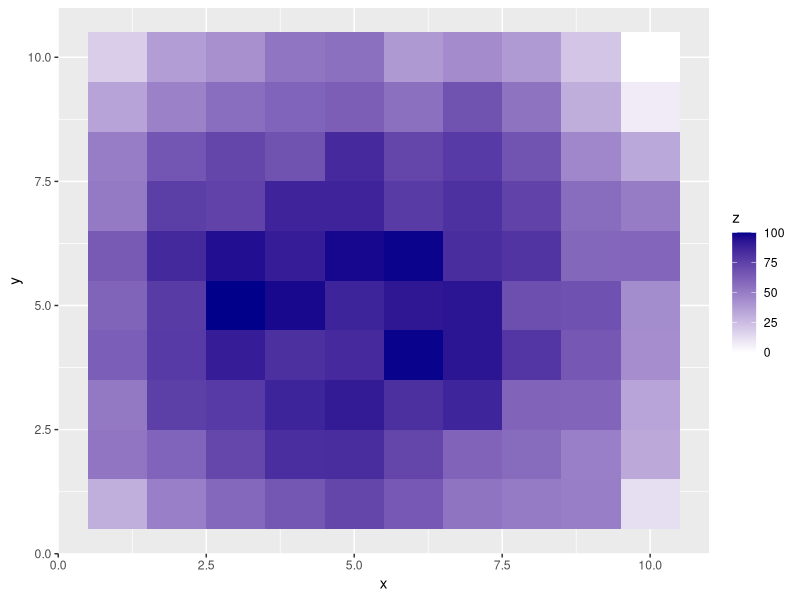
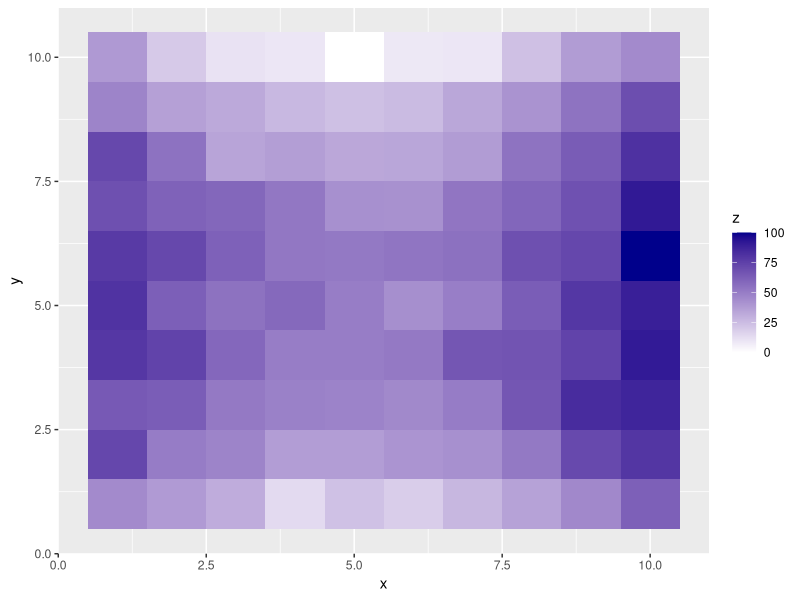
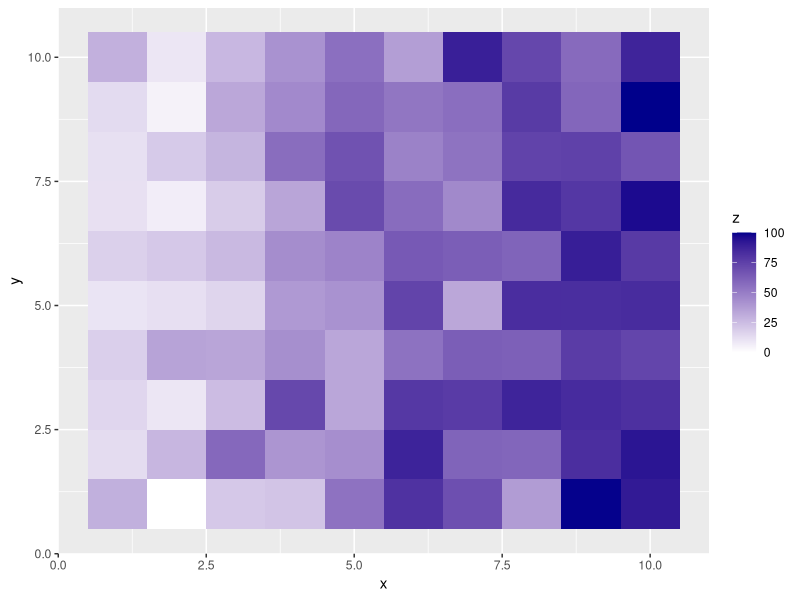
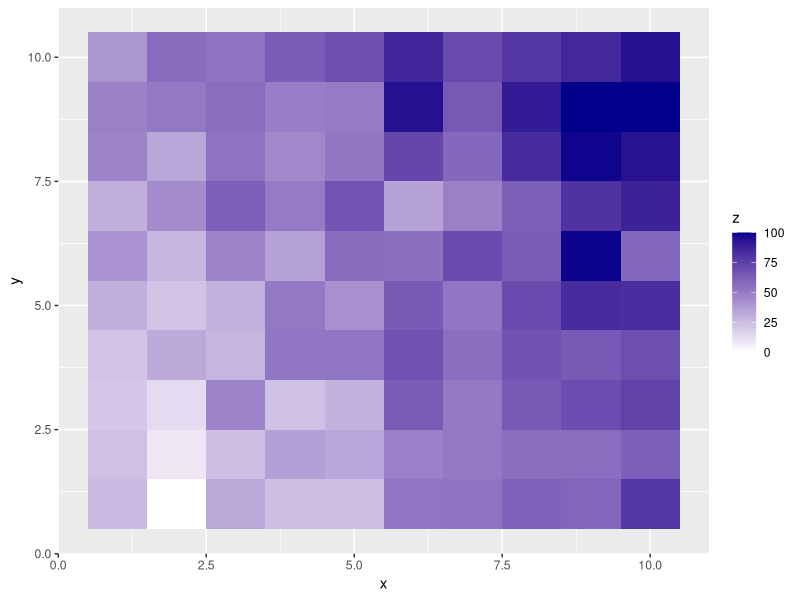
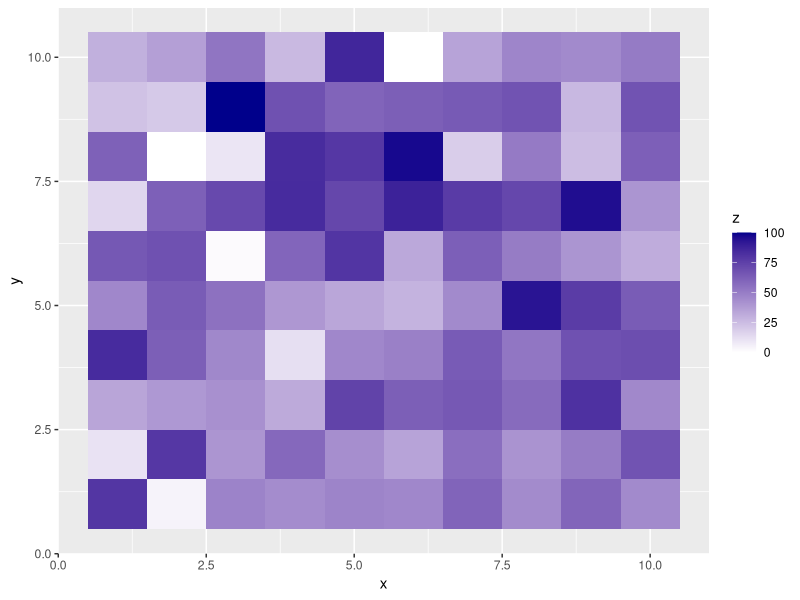
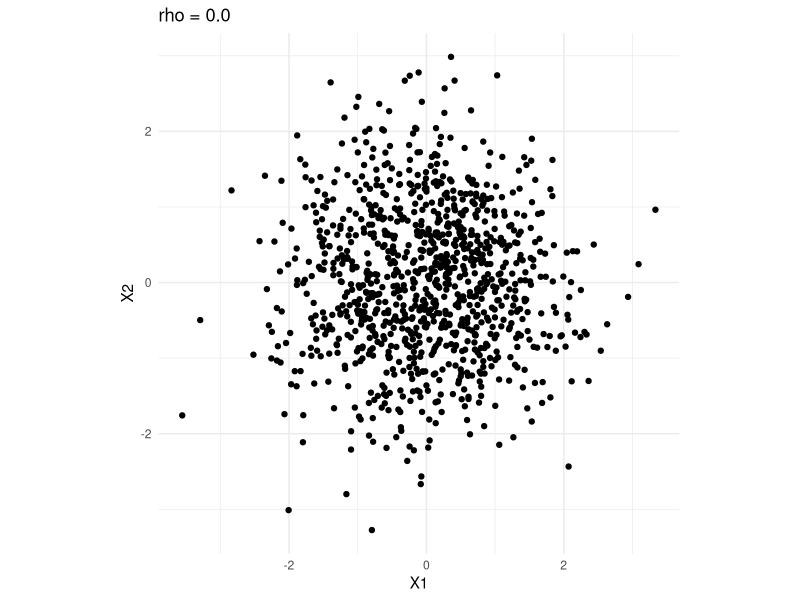
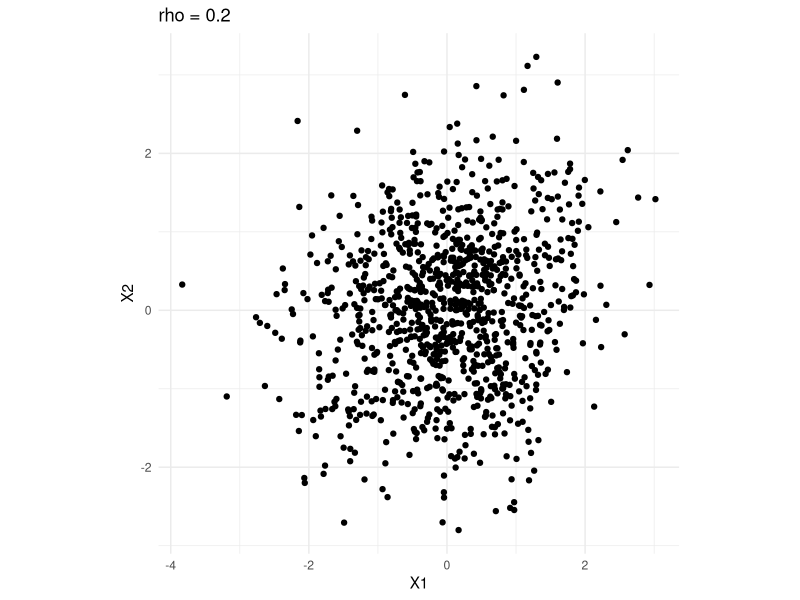
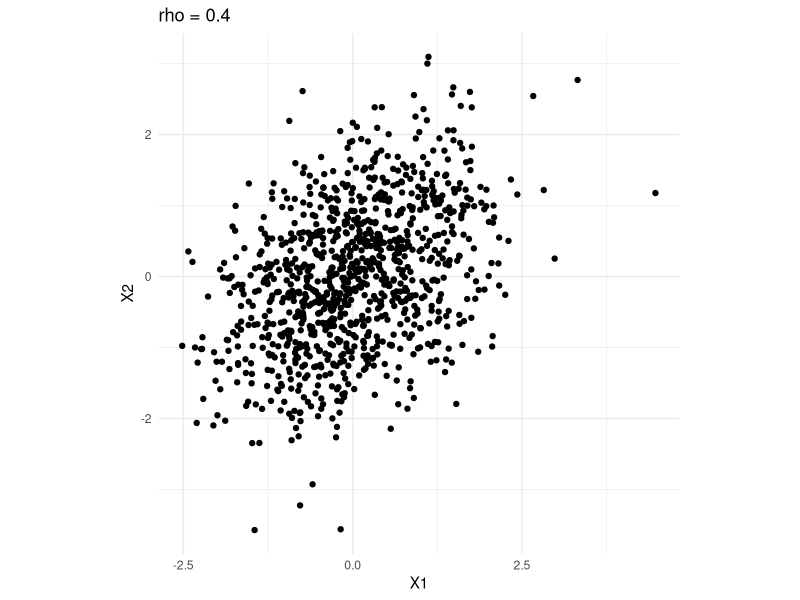

Source code (R) for these figures, in order:
## ---- chunk 1
library(tidyverse)
set.seed(201948)
## ---- chunk 2
# Scaling function

scale0to100 <- function(x){
  100*(x-min(x))/(max(x)-min(x))
}

x = 1:10
y = 1:10

empty_grid <- expand_grid(x,y)

set.seed(2104)

# Variation 1: Spherical around center
data_unrestricted_var1 <- empty_grid %>% 
  mutate(z = 7^2 - (x-5)^2 - (y-5)^2 + rnorm(100, 0, sd = 3),
         z = scale0to100(z))

ggplot(data_unrestricted_var1, aes(x = x, y = y, fill = z)) + 
  geom_tile() + scale_fill_gradient(low = 'white', high = 'darkblue', limits = c(0, 100))

# Variation 2: Saddle Point
data_unrestricted_var2 <- empty_grid %>% 
  mutate(z = scale0to100((x-5)^2 - (y-5)^2 + rnorm(100, 0, 3)))
ggplot(data_unrestricted_var2, aes(x = x, y = y, fill = z)) + 
  geom_tile() + scale_fill_gradient(low = 'white', high = 'darkblue', limits = c(0, 100))

# Variation 3: Gradient across x only
data_unrestricted_var3 <- empty_grid %>% 
  mutate(z = scale0to100(2*x + rnorm(100, 0, 3)))
ggplot(data_unrestricted_var3, aes(x = x, y = y, fill = z)) + 
  geom_tile() + scale_fill_gradient(low = 'white', high = 'darkblue', limits = c(0, 100))

# Variation 4: Gradient across x and y
data_unrestricted_var4 <- empty_grid %>% 
  mutate(z = scale0to100(2*x + y + rnorm(100, 0, 3)))
ggplot(data_unrestricted_var4, aes(x = x, y = y, fill = z)) + 
  geom_tile() + scale_fill_gradient(low = 'white', high = 'darkblue', limits = c(0, 100))

# Variation 5: No structure
data_unrestricted_var5 <- empty_grid %>% 
  mutate(z = scale0to100(rnorm(100, 0, 3)))
ggplot(data_unrestricted_var5, aes(x = x, y = y, fill = z)) + 
  geom_tile() + scale_fill_gradient(low = 'white', high = 'darkblue', limits = c(0, 100))

## ---- chunk 3
#| layout-nrow: 2
#| layout-ncol: 3
#| fig-cap: "Plots of various correlation strengths, n = 1000"
library(MASS)
ggplot2::theme_set(theme_minimal() + theme(aspect.ratio = 1))
corr0.0 = data.frame(mvrnorm(n = 1000, mu = c(0,0), Sigma = matrix(c(1,0,0,1), nrow = 2))) 
corr0.2 = data.frame(mvrnorm(n = 1000, mu = c(0,0), Sigma = matrix(c(1,0.2,0.2,1), nrow = 2))) 
corr0.4 = data.frame(mvrnorm(n = 1000, mu = c(0,0), Sigma = matrix(c(1,0.4,0.4,1), nrow = 2))) 
corr0.6 = data.frame(mvrnorm(n = 1000, mu = c(0,0), Sigma = matrix(c(1,0.6,0.6,1), nrow = 2))) 
corr0.8 = data.frame(mvrnorm(n = 1000, mu = c(0,0), Sigma = matrix(c(1,0.8,0.8,1), nrow = 2))) 
corr1.0 = data.frame(mvrnorm(n = 1000, mu = c(0,0), Sigma = matrix(c(1,1,1,1), nrow = 2))) 

ggplot(corr0.0, mapping = aes(x = X1, y = X2)) + geom_point() + ggtitle('rho = 0.0')
ggplot(corr0.2, mapping = aes(x = X1, y = X2)) + geom_point() + ggtitle('rho = 0.2')
ggplot(corr0.4, mapping = aes(x = X1, y = X2)) + geom_point() + ggtitle('rho = 0.4')
ggplot(corr0.6, mapping = aes(x = X1, y = X2)) + geom_point() + ggtitle('rho = 0.6')
ggplot(corr0.8, mapping = aes(x = X1, y = X2)) + geom_point() + ggtitle('rho = 0.8')
ggplot(corr1.0, mapping = aes(x = X1, y = X2)) + geom_point() + ggtitle('rho = 1.0')
## ---- chunk 4
corr_create <- function(grid_size = 10, sample_size = 100){
  n <- grid_size
  pd <- matrix(rWishart(1,n,diag(n)), nrow = n)
  
  ran_data <- mvrnorm(n = sample_size, mu = rep(0, times = grid_size),
                      Sigma = crossprod(pd))
  corr_mat <- cor(ran_data)
  return(corr_mat)
}
## ---- chunk 5
set.seed(3201)
N <- 100000
num_high <- numeric(N)
# pb <- txtProgressBar(min = 1, max = N, style = 3)
for(i in 1:N){
  tmp_corr_mat <- corr_create()
  num_high[i] <- (sum(abs(tmp_corr_mat) > 0.7) - nrow(tmp_corr_mat))/2
  # setTxtProgressBar(pb, i)
}
# close(pb)

table(num_high)
## ---- chunk 6
# Output from previous chunk, just to save some time... I suppose that cache can help too
corr_data <- list(structure(c(1, 0.906732813923399, 0.243340379378227, -0.113817674512382, 
-0.381110276974071, -0.187810607571818, 0.144681668567833, -0.281919434336212, 
0.0896622103911797, 0.0786793434633186, 0.906732813923399, 1, 
0.0567898213060744, 0.22680657952117, -0.283829605315803, 0.0466643823438784, 
-0.0981447329639578, -0.608191827907691, 0.171372919628112, -0.0236303643843168, 
0.243340379378227, 0.0567898213060744, 1, -0.684228048453298, 
0.164577759925802, -0.838201124203554, 0.00432290661966634, 0.458971754872209, 
0.270061199150839, -0.161618324224807, -0.113817674512382, 0.22680657952117, 
-0.684228048453298, 1, 0.0777141051010266, 0.89362551442119, 
-0.0453352610156944, -0.631742372436823, 0.149090126939304, -0.0358353483379827, 
-0.381110276974071, -0.283829605315803, 0.164577759925802, 0.0777141051010266, 
1, -0.141178193956172, -0.0821060998230732, -0.0511483496071596, 
-0.259124865754171, -0.892977714678237, -0.187810607571818, 0.0466643823438784, 
-0.838201124203554, 0.89362551442119, -0.141178193956172, 1, 
0.0911786255346799, -0.380120693295081, 0.110863616304554, 0.175835969985161, 
0.144681668567833, -0.0981447329639578, 0.00432290661966634, 
-0.0453352610156944, -0.0821060998230732, 0.0911786255346799, 
1, 0.376824597569211, -0.342501606430542, 0.284183551623178, 
-0.281919434336212, -0.608191827907691, 0.458971754872209, -0.631742372436823, 
-0.0511483496071596, -0.380120693295081, 0.376824597569211, 1, 
0.179515702311922, 0.234502040165049, 0.0896622103911797, 0.171372919628112, 
0.270061199150839, 0.149090126939304, -0.259124865754171, 0.110863616304554, 
-0.342501606430542, 0.179515702311922, 1, 0.210354252438082, 
0.0786793434633186, -0.0236303643843168, -0.161618324224807, 
-0.0358353483379827, -0.892977714678237, 0.175835969985161, 0.284183551623178, 
0.234502040165049, 0.210354252438082, 1), dim = c(10L, 10L)), 
    structure(c(1, -0.294870299777679, 0.0703923059175397, -0.244178288412787, 
    -0.0721774473135405, 0.0156699284724222, -0.0994440887161269, 
    0.014830855404022, 0.187264915180332, 0.761877859121311, 
    -0.294870299777679, 1, -0.0984260402679743, 0.0824920543546224, 
    -0.378352053735929, 0.358672298419447, 0.214149084872215, 
    0.13044726409634, 0.240747106677573, -0.426100593395649, 
    0.0703923059175397, -0.0984260402679743, 1, 0.83118413304072, 
    0.898719981303382, 0.0980221106464306, 0.79297872371835, 
    -0.26927020198349, 0.547471100776168, 0.256088175512134, 
    -0.244178288412787, 0.0824920543546224, 0.83118413304072, 
    1, 0.833935133100258, -0.0780583319514087, 0.876495660153188, 
    0.122354803727651, 0.126319388149633, -0.131927944005881, 
    -0.0721774473135405, -0.378352053735929, 0.898719981303382, 
    0.833935133100258, 1, -0.114800794665521, 0.727597311806363, 
    -0.116954758340443, 0.210933842575287, 0.0896398439624061, 
    0.0156699284724222, 0.358672298419447, 0.0980221106464306, 
    -0.0780583319514087, -0.114800794665521, 1, 0.0776145302288004, 
    -0.697566603282188, 0.582323488867912, -0.147032222350376, 
    -0.0994440887161269, 0.214149084872215, 0.79297872371835, 
    0.876495660153188, 0.727597311806363, 0.0776145302288004, 
    1, 0.0581303827350189, 0.248921384157501, -0.130332422722853, 
    0.014830855404022, 0.13044726409634, -0.26927020198349, 0.122354803727651, 
    -0.116954758340443, -0.697566603282188, 0.0581303827350189, 
    1, -0.736264962581588, -0.242738450964759, 0.187264915180332, 
    0.240747106677573, 0.547471100776168, 0.126319388149633, 
    0.210933842575287, 0.582323488867912, 0.248921384157501, 
    -0.736264962581588, 1, 0.418390243301847, 0.761877859121311, 
    -0.426100593395649, 0.256088175512134, -0.131927944005881, 
    0.0896398439624061, -0.147032222350376, -0.130332422722853, 
    -0.242738450964759, 0.418390243301847, 1), dim = c(10L, 10L
    )), structure(c(1, -0.0279569291641271, 0.68114721237717, 
    -0.197138661414038, -0.217372917042713, 0.247542513020683, 
    -0.217229594687371, 0.124023726713051, -0.0704456401439883, 
    -0.46024057818142, -0.0279569291641271, 1, 0.0120621351215896, 
    -0.0376082743063045, -0.863553312812202, -0.806655982735773, 
    -0.237780433644193, -0.955981361219028, -0.857942405471154, 
    0.0790009801867906, 0.68114721237717, 0.0120621351215896, 
    1, -0.291822794840632, -0.139656795911438, 0.219201199085023, 
    -0.154765883428833, 0.0636254151950062, -0.229568639601309, 
    -0.155089486401696, -0.197138661414038, -0.0376082743063045, 
    -0.291822794840632, 1, -0.129393474190515, -0.277066700469028, 
    0.865429011868441, -0.116154717492536, 0.0296952793193585, 
    0.63082581420659, -0.217372917042713, -0.863553312812202, 
    -0.139656795911438, -0.129393474190515, 1, 0.762772283810209, 
    0.172229343332205, 0.824122899374695, 0.74231202221866, -0.118171714352594, 
    0.247542513020683, -0.806655982735773, 0.219201199085023, 
    -0.277066700469028, 0.762772283810209, 1, 0.0276892204058888, 
    0.885950303166257, 0.770072216158299, -0.288704956444743, 
    -0.217229594687371, -0.237780433644193, -0.154765883428833, 
    0.865429011868441, 0.172229343332205, 0.0276892204058888, 
    1, 0.130944142782469, 0.104178277202652, 0.730188319703328, 
    0.124023726713051, -0.955981361219028, 0.0636254151950062, 
    -0.116154717492536, 0.824122899374695, 0.885950303166257, 
    0.130944142782469, 1, 0.794543485013543, -0.0874516624911011, 
    -0.0704456401439883, -0.857942405471154, -0.229568639601309, 
    0.0296952793193585, 0.74231202221866, 0.770072216158299, 
    0.104178277202652, 0.794543485013543, 1, -0.289062082329565, 
    -0.46024057818142, 0.0790009801867906, -0.155089486401696, 
    0.63082581420659, -0.118171714352594, -0.288704956444743, 
    0.730188319703328, -0.0874516624911011, -0.289062082329565, 
    1), dim = c(10L, 10L)), structure(c(1, -0.888493613688534, 
    0.819486694169124, -0.147825865511674, 0.942897629512706, 
    0.0975903474263957, 0.115423364421149, 0.782536069698355, 
    -0.811551972627385, 0.028090335152264, -0.888493613688534, 
    1, -0.849435213986988, -0.0566628374365096, -0.85037828375267, 
    0.281086888172439, 0.106401755098292, -0.718067929420189, 
    0.801055213392283, -0.0131662515836489, 0.819486694169124, 
    -0.849435213986988, 1, -0.0156013985760992, 0.802677531202688, 
    -0.209377506029008, -0.175300332033932, 0.951650819403475, 
    -0.86111520444422, -0.0591565782583427, -0.147825865511674, 
    -0.0566628374365096, -0.0156013985760992, 1, 0.0272084199787394, 
    -0.599091178871819, -0.841718091376793, -0.150534455185389, 
    -0.139518308340746, 0.182987094757479, 0.942897629512706, 
    -0.85037828375267, 0.802677531202688, 0.0272084199787394, 
    1, 0.0769586334321479, -0.0321583556996346, 0.716248578539773, 
    -0.754263220063282, 0.228871180378067, 0.0975903474263957, 
    0.281086888172439, -0.209377506029008, -0.599091178871819, 
    0.0769586334321479, 1, 0.618481990400384, -0.0339045220033618, 
    0.250295485192304, 0.251611036562893, 0.115423364421149, 
    0.106401755098292, -0.175300332033932, -0.841718091376793, 
    -0.0321583556996346, 0.618481990400384, 1, -0.0525815756816333, 
    0.214466896088338, -0.252664512464007, 0.782536069698355, 
    -0.718067929420189, 0.951650819403475, -0.150534455185389, 
    0.716248578539773, -0.0339045220033618, -0.0525815756816333, 
    1, -0.866329627264442, -0.208625200415389, -0.811551972627385, 
    0.801055213392283, -0.86111520444422, -0.139518308340746, 
    -0.754263220063282, 0.250295485192304, 0.214466896088338, 
    -0.866329627264442, 1, 0.348304600790341, 0.028090335152264, 
    -0.0131662515836489, -0.0591565782583427, 0.182987094757479, 
    0.228871180378067, 0.251611036562893, -0.252664512464007, 
    -0.208625200415389, 0.348304600790341, 1), dim = c(10L, 10L
    )), structure(c(1, -0.00236258177787643, -0.327982734990184, 
    -0.210114458657699, -0.163871053760036, 0.281370107637684, 
    0.246248656399945, -0.227968217709537, 0.0280819602508723, 
    0.386284243235899, -0.00236258177787643, 1, 0.0544936897651125, 
    -0.912350330476876, -0.767730285095778, 0.918561834110736, 
    0.226039693646843, -0.693456969813965, -0.909523763813209, 
    0.825456785523111, -0.327982734990184, 0.0544936897651125, 
    1, 0.193289204079536, -0.110013079370664, -0.239962828273556, 
    0.0152949127524906, 0.205689377419085, -0.0766896133498034, 
    -0.149115913139135, -0.210114458657699, -0.912350330476876, 
    0.193289204079536, 1, 0.74850052772694, -0.957643634184407, 
    -0.186946317721116, 0.780627236413012, 0.835094844901204, 
    -0.903483252394529, -0.163871053760036, -0.767730285095778, 
    -0.110013079370664, 0.74850052772694, 1, -0.743474638095742, 
    0.167466574597771, 0.933816837016388, 0.847852366827537, 
    -0.824037130537815, 0.281370107637684, 0.918561834110736, 
    -0.239962828273556, -0.957643634184407, -0.743474638095742, 
    1, 0.27524200745856, -0.757835242815106, -0.787908565878199, 
    0.87188575954411, 0.246248656399945, 0.226039693646843, 0.0152949127524906, 
    -0.186946317721116, 0.167466574597771, 0.27524200745856, 
    1, 0.175822452690949, 0.0192713384229615, 0.0737035049004889, 
    -0.227968217709537, -0.693456969813965, 0.205689377419085, 
    0.780627236413012, 0.933816837016388, -0.757835242815106, 
    0.175822452690949, 1, 0.800433914007865, -0.850051586480364, 
    0.0280819602508723, -0.909523763813209, -0.0766896133498034, 
    0.835094844901204, 0.847852366827537, -0.787908565878199, 
    0.0192713384229615, 0.800433914007865, 1, -0.887580182934476, 
    0.386284243235899, 0.825456785523111, -0.149115913139135, 
    -0.903483252394529, -0.824037130537815, 0.87188575954411, 
    0.0737035049004889, -0.850051586480364, -0.887580182934476, 
    1), dim = c(10L, 10L)))
## ---- chunk 7

corr_data_df <- map(corr_data, \(x)(pivot_longer(data.frame(x) %>% 
                                   mutate(row = row_number()), cols = 1:10) %>% 
                      mutate(col = str_remove(name, 'X'),
                             value_magnitude = abs(value),
                             high_corr = ifelse(value_magnitude >= 0.7, 1, NA)) %>% 
                      dplyr::select(-name)))

ggplot(corr_data_df[[1]], aes(x = as.numeric(row), y = as.numeric(col), fill = value_magnitude)) + 
  geom_tile() + scale_fill_gradient(low = 'white', high = 'darkblue', limits = c(0,1)) + 
  geom_point(aes(shape = factor(high_corr)), color = 'red') +
  ggtitle('4 pairs of high correlated data')
ggplot(corr_data_df[[2]], aes(x = as.numeric(row), y = as.numeric(col), fill = value_magnitude)) + 
  geom_tile() + scale_fill_gradient(low = 'white', high = 'darkblue', limits = c(0,1)) + 
  geom_point(aes(shape = factor(high_corr)), color = 'red') +
  ggtitle('8 pairs of high correlated data')
ggplot(corr_data_df[[3]], aes(x = as.numeric(row), y = as.numeric(col), fill = value_magnitude)) + 
  geom_tile() + scale_fill_gradient(low = 'white', high = 'darkblue', limits = c(0,1)) + 
  geom_point(aes(shape = factor(high_corr)), color = 'red') +
  ggtitle('12 pairs of high correlated data')
ggplot(corr_data_df[[4]], aes(x = as.numeric(row), y = as.numeric(col), fill = value_magnitude)) + 
  geom_tile() + scale_fill_gradient(low = 'white', high = 'darkblue', limits = c(0,1)) + 
  geom_point(aes(shape = factor(high_corr)), color = 'red') +
  ggtitle('16 pairs of high correlated data')
ggplot(corr_data_df[[5]], aes(x = as.numeric(row), y = as.numeric(col), fill = value_magnitude)) + 
  geom_tile() + scale_fill_gradient(low = 'white', high = 'darkblue', limits = c(0,1)) + 
  geom_point(aes(shape = factor(high_corr)), color = 'red') +
  ggtitle('20 pairs of high correlated data')

